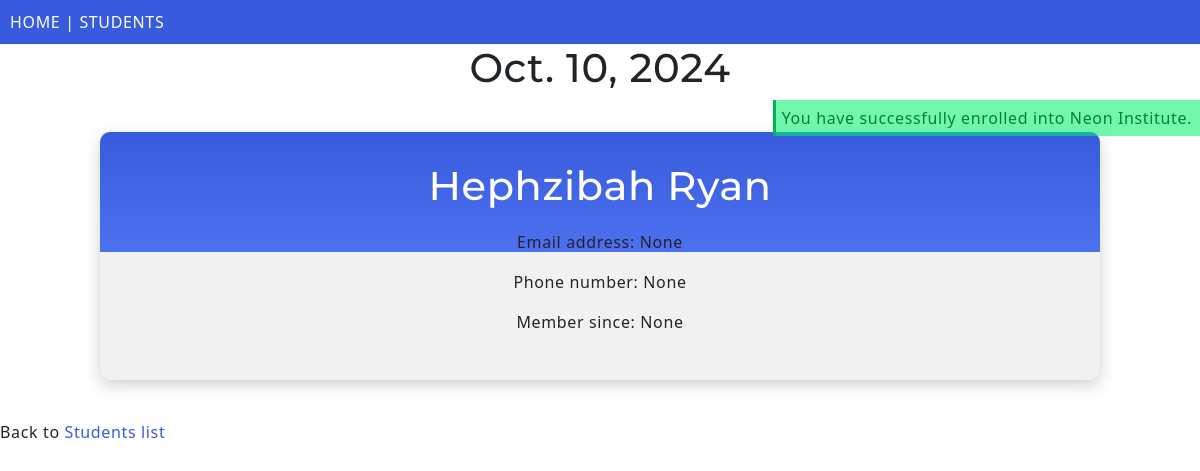
The app's page /students/dashboard/4, older data.
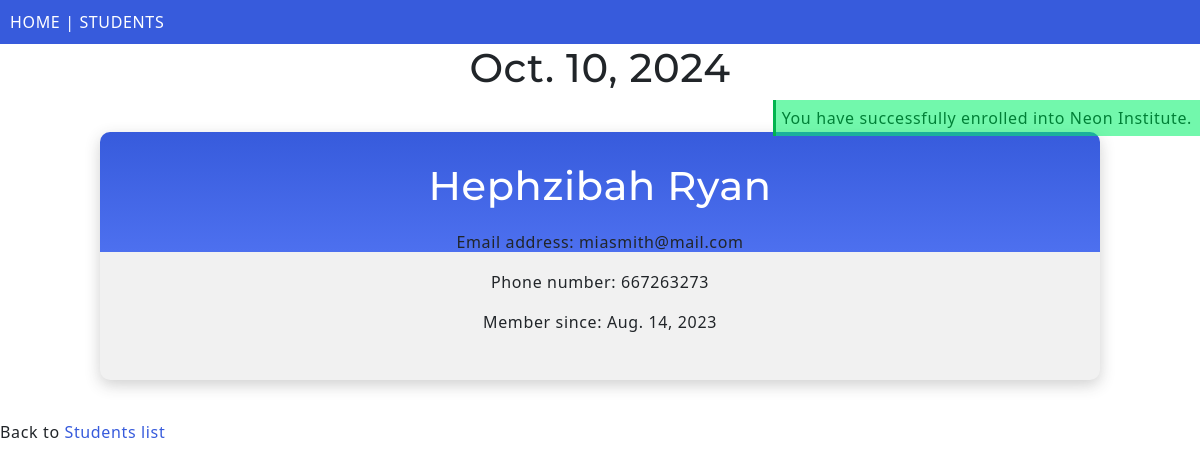
The same page, newer data.
### students/models.py (models this page shows, shortened)
class Student(models.Model):
    firstname = models.CharField(max_length=255)
    lastname = models.CharField(max_length=255)
    phone_number = models.IntegerField(null=True)
    email = models.EmailField(null=True)
    date_joined = models.DateField(null=True)

### students/views.py (the view)
# urls.py: path('students/dashboard/<int:id>', views.dashboard, name='dashboard'),
def dashboard(request, id):
  student = Student.objects.get(id=id)
  today = datetime.datetime.now().date()
  template = loader.get_template('students/dashboard.html')
  context = {
    'student': student,
    'today': today,
  }
  return HttpResponse(template.render(context, request))

### students/templates/students/dashboard.html (shortened to what this page needs)
<!DOCTYPE html>
{% extends "students/master.html" %}
    {% block content %}
    <div>
      <h1 class="date">{{ today }}</h1>
    </div>
    <p class="success-message">You have successfully enrolled into Neon Institute.</p>
    <div class="mycard">
        <h1>{{ student.firstname }} {{ student.lastname }}</h1>
        <p>Email address: {{ student.email }}</p>
        <p>Phone number: {{ student.phone_number }}</p>
        <p>Member since: {{ student.date_joined }}</p>
      </div>
    <p>Back to <a href="/students">Students list</a></p>
    {% endblock %}

Row changes from the older to the newer data that the page shows:
changed Student "Hephzibah": email "None" → "miasmith@mail.com"; phone_number "None" → "667263273"; date_joined "None" → "Aug. 14, 2023"
